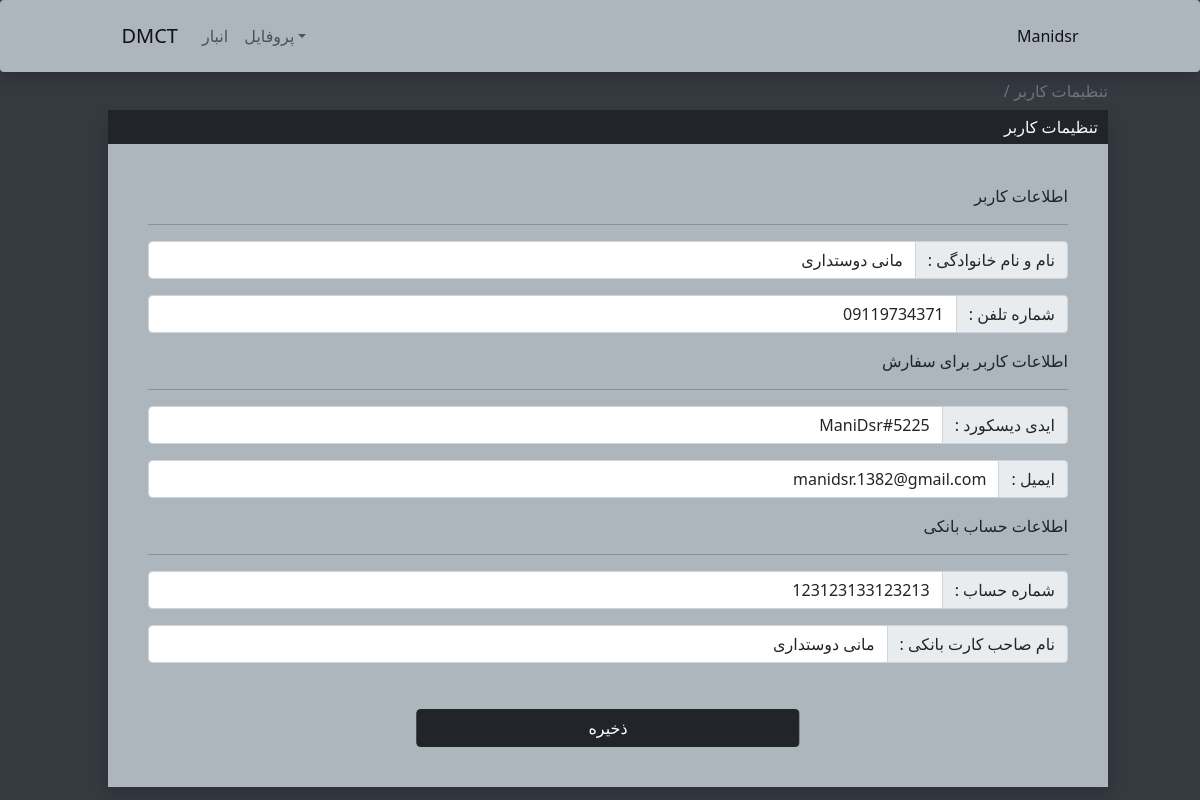
Screenshot of /Profile/ (signed in) with the database file from the repository.
### UserAuth/models.py (models this page shows, shortened)
class UserInfo(models.Model):
    user = models.ForeignKey(User,on_delete=models.CASCADE,related_name="userinfo",null=True)
    fullname = models.CharField(max_length=200,null=True,default='')
    phonenumber = models.CharField(max_length=100,null=True,default='')
    email = models.CharField(max_length=500,null=True,default='')
    bankId = models.CharField(max_length=24,null=True,default='')
    bankIdOwner = models.CharField(max_length=100,null=True,default='')
    IDDiscord = models.CharField(max_length=500,null=True,default='')

### UserAuth/views.py (the view, shortened to what this page needs)
# urls.py: path('Profile/',v.UserProfileSetting,name="UserProfileSetting"),
@login_required(login_url='/login/')
def UserProfileSetting(response):
    Saved = ""
    if UserInfo.objects.filter(user=response.user).count() == 0:
        Info = UserInfo.objects.create()
        Info.save()
        response.user.userinfo.add(Info)
    else:
        Info = UserInfo.objects.get(user=response.user)
    return render(response,"UserAuth/ProfileSetting.html",{"Info":Info,"Saved":Saved})

### UserAuth/templates/UserAuth/ProfileSetting.html (shortened to what this page needs)
{% extends 'StaffApp/BaseMenu.html'%}
{% block Link %}
    <a style="pointer-events: none;color: #f8f9fa;" class="text-muted">تنظیمات کاربر / </a>
{% endblock %}
{% block TitleCont %}تنظیمات کاربر{% endblock %}
{% block Contant %}
    <form method="POST" style="margin: 0 40px;">
            <p style="direction: rtl;">اطلاعات کاربر</p><hr>
            <div class="input-group mb-3">
                <input type="text" class="form-control" placeholder="نام و نام خانوادگی" name="fullname" value="{{Info.fullname}}" style="direction: rtl;">
                <span class="input-group-text" id="basic-addon1">: نام و نام خانوادگی</span>
            </div>
            <div class="input-group mb-3">
                <input type="text" class="form-control" placeholder="شماره تلفن" name="phonenumber" value="{{Info.phonenumber}}" style="direction: rtl;">
                <span class="input-group-text" id="basic-addon1">: شماره تلفن</span>
            </div>
            <p style="direction: rtl;">اطلاعات کاربر برای سفارش</p><hr>
            <div class="input-group mb-3">
                <input type="text" class="form-control" placeholder="ایدی دیسکورد" name="idDiscord" value="{{Info.IDDiscord}}" style="direction: rtl;">
                <span class="input-group-text" id="basic-addon1">: ایدی دیسکورد</span>
            </div>
            <div class="input-group mb-3">
                <input type="text" class="form-control" placeholder="ایمیل" name="email" value="{{Info.email}}" style="direction: rtl;">
                <span class="input-group-text" id="basic-addon1">: ایمیل</span>
            </div>
            <p style="direction: rtl;">اطلاعات حساب بانکی</p><hr>
            <div class="input-group mb-3">
                <input type="text" class="form-control" placeholder="شماره حساب" name="bankid" id="bankid" value="{{Info.bankId}}" maxlength="16" minlength="16" style="direction: rtl;">
                <span class="input-group-text" id="basic-addon1">: شماره حساب</span>
            </div>
            <div class="input-group mb-3">
                <input type="text" class="form-control" placeholder="نام صاحب کارت بانکی" name="bankIdOwner" value="{{Info.bankIdOwner}}" style="direction: rtl;">
                <span class="input-group-text" id="basic-addon1">: نام صاحب کارت بانکی</span>
            </div>
            <button type="submit" class="btn btn-dark col-5" style="position:relative; left: 50%; transform: translateX(-50%);margin-top: 30px;" name="Save" value="Save">ذخیره</button>
    </form>
{% endblock %}

### StaffApp/templates/StaffApp/BaseMenu.html (shortened to what this page needs)
<html lang="en">
<head>
    <link href="https://cdn.jsdelivr.net/npm/bootstrap@5.0.2/dist/css/bootstrap.min.css" rel="stylesheet">
</head>
<body>
    <nav class="navbar navbar-expand-lg navbar-light shadow p-3 bg-body rounded col-12">
        <div class="container-fluid" style="margin: 0 8%;">
          <a class="navbar-brand" href="#">DMCT</a>
          <div class="collapse navbar-collapse" id="navbarSupportedContent">
            <ul class="navbar-nav me-auto mb-2 mb-lg-0">
              <li class="nav-item">
                <a class="nav-link" aria-current="page" href="/Supply">انبار</a>
              </li>
              <li class="nav-item dropdown">
                <a class="nav-link dropdown-toggle" href="#" id="navbarDropdown" role="button" data-bs-toggle="dropdown" aria-expanded="false">پروفایل</a>
                  <hr class="dropdown-divider"></li>
                </ul>
            <a href="#" style="text-decoration: none;color: rgba(0, 0, 0, 0.9);font-weight: 500;text-transform: capitalize;">{{user.username}}</a>
          </div>
        </div>
    </nav>
    <div class="col-10" style="margin: 7px 9%;direction: rtl;">
      {% block Link%}{% endblock%}
    </div>
    <div class="col-10 shadow" style="margin: 0 9%;">
        <div style="background-color: #212529;color: #f8f9fa;">
            <p style="padding: 5px 10px;margin-bottom: 0;direction: rtl;">{% block TitleCont%}ایتم خود را انتخاب کنید{% endblock %}</p>
        </div>
        <div style="background-color: #adb5bd; padding: 40px 0;">
          {%if user.is_authenticated %}
            {% block Contant%}لطفا اول در سایت ورود کنید{% endblock %}
          {% endif %}
        </div>
    </div>
</body>
</html>

### StaffApp/templates/StaffApp/BaseMenu.html (style rules this page uses)
.bg-body { background-color: #adb5bd!important; }
body { background-color: #343a40; }
a { text-decoration: none; }

### rows the page displays
UserInfo: fullname "مانی دوستداری", phonenumber "09119734371", idDiscord "ManiDsr#5225", email "manidsr.1382@gmail.com", bankid "123123133123213", bankIdOwner "مانی دوستداری"

### other values shown
{{ user.username }} "Manidsr"
